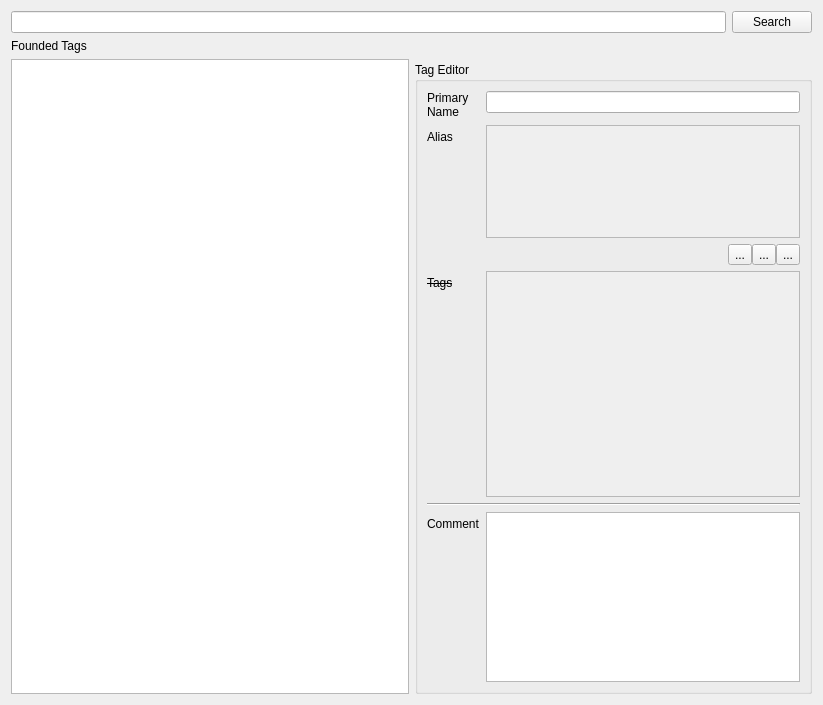
<?xml version="1.0" encoding="UTF-8"?>
<ui version="4.0">
 <class>TagEdit</class>
 <widget class="QWidget" name="TagEdit">
  <property name="geometry">
   <rect>
    <x>0</x>
    <y>0</y>
    <width>823</width>
    <height>705</height>
   </rect>
  </property>
  <property name="focusPolicy">
   <enum>Qt::ClickFocus</enum>
  </property>
  <property name="windowTitle">
   <string>Form</string>
  </property>
  <layout class="QVBoxLayout" name="verticalLayout">
   <item>
    <layout class="QHBoxLayout" name="horizontalLayout">
     <item>
      <widget class="QLineEdit" name="searchline"/>
     </item>
     <item>
      <widget class="QPushButton" name="searchbutton">
       <property name="text">
        <string>Search</string>
       </property>
      </widget>
     </item>
    </layout>
   </item>
   <item>
    <layout class="QHBoxLayout" name="horL">
     <item>
      <layout class="QVBoxLayout" name="foundedTagsLayout">
       <item>
        <widget class="QLabel" name="label">
         <property name="focusPolicy">
          <enum>Qt::ClickFocus</enum>
         </property>
         <property name="text">
          <string>Founded Tags</string>
         </property>
        </widget>
       </item>
       <item>
        <widget class="QTableView" name="tag_search_result">
         <property name="dragDropMode">
          <enum>QAbstractItemView::DragOnly</enum>
         </property>
         <attribute name="horizontalHeaderStretchLastSection">
          <bool>true</bool>
         </attribute>
         <attribute name="verticalHeaderStretchLastSection">
          <bool>false</bool>
         </attribute>
         <attribute name="horizontalHeaderStretchLastSection">
          <bool>true</bool>
         </attribute>
         <attribute name="verticalHeaderStretchLastSection">
          <bool>false</bool>
         </attribute>
        </widget>
       </item>
      </layout>
     </item>
     <item>
      <layout class="QVBoxLayout" name="verticalLayout_2">
       <item>
        <widget class="QToolBar" name="toolbar">
         <property name="focusPolicy">
          <enum>Qt::ClickFocus</enum>
         </property>
        </widget>
       </item>
       <item>
        <widget class="QGroupBox" name="groupBox">
         <property name="sizePolicy">
          <sizepolicy hsizetype="Preferred" vsizetype="Preferred">
           <horstretch>0</horstretch>
           <verstretch>0</verstretch>
          </sizepolicy>
         </property>
         <property name="focusPolicy">
          <enum>Qt::ClickFocus</enum>
         </property>
         <property name="title">
          <string>Tag Editor</string>
         </property>
         <layout class="QFormLayout" name="formLayout">
          <property name="fieldGrowthPolicy">
           <enum>QFormLayout::AllNonFixedFieldsGrow</enum>
          </property>
          <item row="0" column="0">
           <widget class="QLabel" name="label_3">
            <property name="text">
             <string>Primary
Name</string>
            </property>
           </widget>
          </item>
          <item row="0" column="1">
           <widget class="QLineEdit" name="name"/>
          </item>
          <item row="1" column="0">
           <widget class="QLabel" name="label_4">
            <property name="focusPolicy">
             <enum>Qt::ClickFocus</enum>
            </property>
            <property name="text">
             <string>Alias</string>
            </property>
           </widget>
          </item>
          <item row="1" column="1">
           <widget class="QListView" name="alias">
            <property name="enabled">
             <bool>false</bool>
            </property>
            <property name="sizePolicy">
             <sizepolicy hsizetype="Minimum" vsizetype="Minimum">
              <horstretch>0</horstretch>
              <verstretch>2</verstretch>
             </sizepolicy>
            </property>
            <property name="minimumSize">
             <size>
              <width>1</width>
              <height>1</height>
             </size>
            </property>
            <property name="dragDropMode">
             <enum>QAbstractItemView::DragDrop</enum>
            </property>
           </widget>
          </item>
          <item row="3" column="0">
           <widget class="QLabel" name="label_6">
            <property name="focusPolicy">
             <enum>Qt::ClickFocus</enum>
            </property>
            <property name="text">
             <string>&lt;s&gt;Tags&lt;/s&gt;</string>
            </property>
            <property name="textFormat">
             <enum>Qt::RichText</enum>
            </property>
           </widget>
          </item>
          <item row="3" column="1">
           <widget class="QListView" name="tags">
            <property name="enabled">
             <bool>false</bool>
            </property>
            <property name="sizePolicy">
             <sizepolicy hsizetype="Expanding" vsizetype="Expanding">
              <horstretch>0</horstretch>
              <verstretch>4</verstretch>
             </sizepolicy>
            </property>
            <property name="minimumSize">
             <size>
              <width>0</width>
              <height>120</height>
             </size>
            </property>
            <property name="dragDropMode">
             <enum>QAbstractItemView::DragDrop</enum>
            </property>
           </widget>
          </item>
          <item row="5" column="0">
           <widget class="QLabel" name="label_5">
            <property name="focusPolicy">
             <enum>Qt::ClickFocus</enum>
            </property>
            <property name="text">
             <string>Comment</string>
            </property>
           </widget>
          </item>
          <item row="5" column="1">
           <widget class="QTextEdit" name="comment">
            <property name="sizePolicy">
             <sizepolicy hsizetype="Expanding" vsizetype="Expanding">
              <horstretch>0</horstretch>
              <verstretch>3</verstretch>
             </sizepolicy>
            </property>
           </widget>
          </item>
          <item row="2" column="1">
           <widget class="QWidget" name="widget" native="true">
            <layout class="QHBoxLayout" name="horizontalLayout_2">
             <property name="spacing">
              <number>0</number>
             </property>
             <property name="margin">
              <number>0</number>
             </property>
             <item>
              <spacer name="horizontalSpacer">
               <property name="orientation">
                <enum>Qt::Horizontal</enum>
               </property>
               <property name="sizeHint" stdset="0">
                <size>
                 <width>40</width>
                 <height>20</height>
                </size>
               </property>
              </spacer>
             </item>
             <item>
              <widget class="QToolButton" name="add_alias">
               <property name="toolTip">
                <string>Add alias.
After you commit changes, the alias would become a tag.</string>
               </property>
               <property name="text">
                <string>...</string>
               </property>
               <property name="icon">
                <iconset resource="uiresource.qrc">
                 <normaloff>:/root/icos/list-add-2.png</normaloff>:/root/icos/list-add-2.png</iconset>
               </property>
              </widget>
             </item>
             <item>
              <widget class="QToolButton" name="remove_alias">
               <property name="toolTip">
                <string>Remove an alias.</string>
               </property>
               <property name="text">
                <string>...</string>
               </property>
               <property name="icon">
                <iconset resource="uiresource.qrc">
                 <normaloff>:/root/icos/list-remove-3.png</normaloff>:/root/icos/list-remove-3.png</iconset>
               </property>
              </widget>
             </item>
             <item>
              <widget class="QToolButton" name="toolButton">
               <property name="toolTip">
                <string>Teardown: remove alias but keeps the tag.</string>
               </property>
               <property name="text">
                <string>...</string>
               </property>
               <property name="icon">
                <iconset resource="uiresource.qrc">
                 <normaloff>:/root/icos/list-tear-2.png</normaloff>:/root/icos/list-tear-2.png</iconset>
               </property>
              </widget>
             </item>
            </layout>
           </widget>
          </item>
          <item row="4" column="0" colspan="2">
           <widget class="Line" name="line">
            <property name="sizePolicy">
             <sizepolicy hsizetype="Minimum" vsizetype="Fixed">
              <horstretch>2</horstretch>
              <verstretch>0</verstretch>
             </sizepolicy>
            </property>
            <property name="orientation">
             <enum>Qt::Horizontal</enum>
            </property>
           </widget>
          </item>
         </layout>
        </widget>
       </item>
      </layout>
     </item>
    </layout>
   </item>
  </layout>
  <action name="actionNewTag">
   <property name="icon">
    <iconset resource="uiresource.qrc">
     <normaloff>:/root/icos/tag-new-4.png</normaloff>:/root/icos/tag-new-4.png</iconset>
   </property>
   <property name="text">
    <string>NewTag</string>
   </property>
   <property name="shortcut">
    <string>Ctrl+N</string>
   </property>
  </action>
  <action name="actionSaveTag">
   <property name="icon">
    <iconset resource="uiresource.qrc">
     <normaloff>:/root/icos/document-save-2.png</normaloff>:/root/icos/document-save-2.png</iconset>
   </property>
   <property name="text">
    <string>SaveTag</string>
   </property>
   <property name="shortcut">
    <string>Ctrl+S</string>
   </property>
  </action>
  <action name="actionGlobalUndo">
   <property name="icon">
    <iconset resource="uiresource.qrc">
     <normaloff>:/root/icos/edit-undo-4.png</normaloff>:/root/icos/edit-undo-4.png</iconset>
   </property>
   <property name="text">
    <string>Undo</string>
   </property>
   <property name="shortcut">
    <string>Ctrl+Z</string>
   </property>
  </action>
  <action name="actionGlobalRedo">
   <property name="icon">
    <iconset resource="uiresource.qrc">
     <normaloff>:/root/icos/edit-redo-4.png</normaloff>:/root/icos/edit-redo-4.png</iconset>
   </property>
   <property name="text">
    <string>Redo</string>
   </property>
   <property name="shortcut">
    <string>Ctrl+Y</string>
   </property>
  </action>
  <action name="actionRevert">
   <property name="icon">
    <iconset resource="uiresource.qrc">
     <normaloff>:/root/icos/discard.png</normaloff>:/root/icos/discard.png</iconset>
   </property>
   <property name="text">
    <string>Revert</string>
   </property>
   <property name="toolTip">
    <string>Discard all unsaved changes</string>
   </property>
   <property name="shortcut">
    <string>Ctrl+R</string>
   </property>
  </action>
 </widget>
 <resources>
  <include location="uiresource.qrc"/>
 </resources>
 <connections>
  <connection>
   <sender>searchline</sender>
   <signal>returnPressed()</signal>
   <receiver>searchbutton</receiver>
   <slot>click()</slot>
   <hints>
    <hint type="sourcelabel">
     <x>722</x>
     <y>24</y>
    </hint>
    <hint type="destinationlabel">
     <x>746</x>
     <y>22</y>
    </hint>
   </hints>
  </connection>
 </connections>
</ui>
